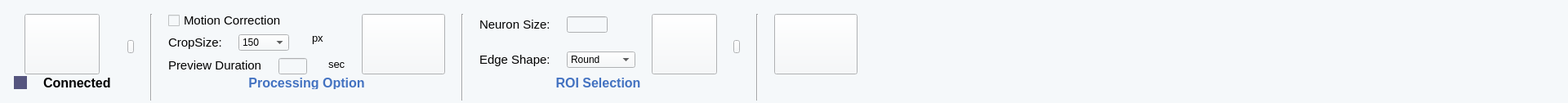
       <widget class="QWidget" name="widget_68" native="true">
        <property name="sizePolicy">
         <sizepolicy hsizetype="Preferred" vsizetype="Fixed">
          <horstretch>0</horstretch>
          <verstretch>0</verstretch>
         </sizepolicy>
        </property>
        <property name="minimumSize">
         <size>
          <width>1920</width>
          <height>126</height>
         </size>
        </property>
        <property name="maximumSize">
         <size>
          <width>16777215</width>
          <height>126</height>
         </size>
        </property>
        <property name="styleSheet">
         <string notr="true">background-color: rgb(245, 248, 250);</string>
        </property>
        <layout class="QFormLayout" name="formLayout">
         <item row="0" column="0">
          <layout class="QGridLayout" name="gridLayout_2">
           <property name="leftMargin">
            <number>6</number>
           </property>
           <property name="topMargin">
            <number>6</number>
           </property>
           <property name="rightMargin">
            <number>6</number>
           </property>
           <property name="bottomMargin">
            <number>6</number>
           </property>
           <property name="horizontalSpacing">
            <number>20</number>
           </property>
           <item row="0" column="0" rowspan="5" colspan="2" alignment="Qt::AlignHCenter">
            <widget class="QPushButton" name="OnScopeCamButton">
             <property name="sizePolicy">
              <sizepolicy hsizetype="Fixed" vsizetype="Fixed">
               <horstretch>0</horstretch>
               <verstretch>0</verstretch>
              </sizepolicy>
             </property>
             <property name="minimumSize">
              <size>
               <width>92</width>
               <height>74</height>
              </size>
             </property>
             <property name="maximumSize">
              <size>
               <width>92</width>
               <height>74</height>
              </size>
             </property>
             <property name="font">
              <font>
               <pointsize>11</pointsize>
              </font>
             </property>
             <property name="styleSheet">
              <string notr="true">border-image: url(:/online/Asset 14.png);</string>
             </property>
             <property name="text">
              <string/>
             </property>
            </widget>
           </item>
           <item row="0" column="3" rowspan="6">
            <widget class="Line" name="line">
             <property name="sizePolicy">
              <sizepolicy hsizetype="Fixed" vsizetype="Fixed">
               <horstretch>0</horstretch>
               <verstretch>0</verstretch>
              </sizepolicy>
             </property>
             <property name="minimumSize">
              <size>
               <width>2</width>
               <height>106</height>
              </size>
             </property>
             <property name="maximumSize">
              <size>
               <width>2</width>
               <height>106</height>
              </size>
             </property>
             <property name="orientation">
              <enum>Qt::Vertical</enum>
             </property>
            </widget>
           </item>
           <item row="0" column="4" colspan="3">
            <widget class="QCheckBox" name="OnMotionCorrectionCheck">
             <property name="sizePolicy">
              <sizepolicy hsizetype="Fixed" vsizetype="Fixed">
               <horstretch>0</horstretch>
               <verstretch>0</verstretch>
              </sizepolicy>
             </property>
             <property name="font">
              <font>
               <pointsize>11</pointsize>
              </font>
             </property>
             <property name="text">
              <string>Motion Correction</string>
             </property>
            </widget>
           </item>
           <item row="0" column="9" rowspan="5">
            <widget class="QPushButton" name="OnPreProcessingButton">
             <property name="sizePolicy">
              <sizepolicy hsizetype="Fixed" vsizetype="Fixed">
               <horstretch>0</horstretch>
               <verstretch>0</verstretch>
              </sizepolicy>
             </property>
             <property name="minimumSize">
              <size>
               <width>102</width>
               <height>74</height>
              </size>
             </property>
             <property name="maximumSize">
              <size>
               <width>102</width>
               <height>74</height>
              </size>
             </property>
             <property name="font">
              <font>
               <pointsize>11</pointsize>
              </font>
             </property>
             <property name="styleSheet">
              <string notr="true">border-image: url(:/online/Asset 23.png);</string>
             </property>
             <property name="text">
              <string/>
             </property>
            </widget>
           </item>
           <item row="0" column="10" rowspan="6">
            <widget class="Line" name="line_2">
             <property name="sizePolicy">
              <sizepolicy hsizetype="Fixed" vsizetype="Fixed">
               <horstretch>0</horstretch>
               <verstretch>0</verstretch>
              </sizepolicy>
             </property>
             <property name="minimumSize">
              <size>
               <width>2</width>
               <height>106</height>
              </size>
             </property>
             <property name="maximumSize">
              <size>
               <width>2</width>
               <height>106</height>
              </size>
             </property>
             <property name="orientation">
              <enum>Qt::Vertical</enum>
             </property>
            </widget>
           </item>
           <item row="0" column="11" rowspan="2">
            <widget class="QLabel" name="label_162">
             <property name="sizePolicy">
              <sizepolicy hsizetype="Fixed" vsizetype="Fixed">
               <horstretch>0</horstretch>
               <verstretch>0</verstretch>
              </sizepolicy>
             </property>
             <property name="font">
              <font>
               <pointsize>11</pointsize>
              </font>
             </property>
             <property name="text">
              <string>Neuron Size:</string>
             </property>
             <property name="alignment">
              <set>Qt::AlignLeading|Qt::AlignLeft|Qt::AlignTop</set>
             </property>
            </widget>
           </item>
           <item row="0" column="12" rowspan="2">
            <widget class="QLineEdit" name="OnNeuronSizeValue">
             <property name="minimumSize">
              <size>
               <width>50</width>
               <height>20</height>
              </size>
             </property>
             <property name="maximumSize">
              <size>
               <width>50</width>
               <height>20</height>
              </size>
             </property>
            </widget>
           </item>
           <item row="0" column="13" rowspan="5">
            <widget class="QPushButton" name="OnAutoROIButton">
             <property name="sizePolicy">
              <sizepolicy hsizetype="Fixed" vsizetype="Fixed">
               <horstretch>0</horstretch>
               <verstretch>0</verstretch>
              </sizepolicy>
             </property>
             <property name="minimumSize">
              <size>
               <width>80</width>
               <height>74</height>
              </size>
             </property>
             <property name="maximumSize">
              <size>
               <width>80</width>
               <height>74</height>
              </size>
             </property>
             <property name="font">
              <font>
               <pointsize>11</pointsize>
              </font>
             </property>
             <property name="styleSheet">
              <string notr="true">border-image: url(:/online/Asset 17.png);</string>
             </property>
             <property name="text">
              <string/>
             </property>
            </widget>
           </item>
           <item row="0" column="15" rowspan="6">
            <widget class="Line" name="line_3">
             <property name="sizePolicy">
              <sizepolicy hsizetype="Fixed" vsizetype="Fixed">
               <horstretch>0</horstretch>
               <verstretch>0</verstretch>
              </sizepolicy>
             </property>
             <property name="minimumSize">
              <size>
               <width>2</width>
               <height>106</height>
              </size>
             </property>
             <property name="maximumSize">
              <size>
               <width>2</width>
               <height>106</height>
              </size>
             </property>
             <property name="orientation">
              <enum>Qt::Vertical</enum>
             </property>
            </widget>
           </item>
           <item row="0" column="16" rowspan="5">
            <widget class="QPushButton" name="OnRealtimeProcessButton">
             <property name="minimumSize">
              <size>
               <width>102</width>
               <height>74</height>
              </size>
             </property>
             <property name="maximumSize">
              <size>
               <width>102</width>
               <height>74</height>
              </size>
             </property>
             <property name="font">
              <font>
               <pointsize>11</pointsize>
              </font>
             </property>
             <property name="styleSheet">
              <string notr="true">border-image: url(:/online/Asset 24.png);</string>
             </property>
             <property name="text">
              <string/>
             </property>
            </widget>
           </item>
           <item row="1" column="4" rowspan="3">
            <widget class="QLabel" name="label_161">
             <property name="sizePolicy">
              <sizepolicy hsizetype="Fixed" vsizetype="Fixed">
               <horstretch>0</horstretch>
               <verstretch>0</verstretch>
              </sizepolicy>
             </property>
             <property name="font">
              <font>
               <pointsize>11</pointsize>
              </font>
             </property>
             <property name="text">
              <string>CropSize:</string>
             </property>
             <property name="alignment">
              <set>Qt::AlignLeading|Qt::AlignLeft|Qt::AlignTop</set>
             </property>
            </widget>
           </item>
           <item row="1" column="5" rowspan="3" colspan="2">
            <widget class="QComboBox" name="OnCropSizeValue">
             <property name="sizePolicy">
              <sizepolicy hsizetype="Fixed" vsizetype="Fixed">
               <horstretch>0</horstretch>
               <verstretch>0</verstretch>
              </sizepolicy>
             </property>
             <property name="minimumSize">
              <size>
               <width>62</width>
               <height>20</height>
              </size>
             </property>
             <property name="maximumSize">
              <size>
               <width>62</width>
               <height>20</height>
              </size>
             </property>
             <item>
              <property name="text">
               <string>150</string>
              </property>
             </item>
             <item>
              <property name="text">
               <string>300</string>
              </property>
             </item>
            </widget>
           </item>
           <item row="1" column="7" rowspan="2" colspan="2">
            <widget class="QLabel" name="label_160">
             <property name="sizePolicy">
              <sizepolicy hsizetype="Fixed" vsizetype="Fixed">
               <horstretch>0</horstretch>
               <verstretch>0</verstretch>
              </sizepolicy>
             </property>
             <property name="font">
              <font>
               <pointsize>10</pointsize>
              </font>
             </property>
             <property name="text">
              <string>px</string>
             </property>
             <property name="alignment">
              <set>Qt::AlignLeading|Qt::AlignLeft|Qt::AlignTop</set>
             </property>
            </widget>
           </item>
           <item row="2" column="2" rowspan="2">
            <widget class="QPushButton" name="OnScopeShowButton">
             <property name="sizePolicy">
              <sizepolicy hsizetype="Fixed" vsizetype="Fixed">
               <horstretch>0</horstretch>
               <verstretch>0</verstretch>
              </sizepolicy>
             </property>
             <property name="minimumSize">
              <size>
               <width>8</width>
               <height>16</height>
              </size>
             </property>
             <property name="maximumSize">
              <size>
               <width>8</width>
               <height>16</height>
              </size>
             </property>
             <property name="styleSheet">
              <string notr="true">border-image: url(:/online/Arrow.png);</string>
             </property>
             <property name="text">
              <string/>
             </property>
            </widget>
           </item>
           <item row="2" column="14" rowspan="2">
            <widget class="QPushButton" name="OnROIShowButton">
             <property name="minimumSize">
              <size>
               <width>8</width>
               <height>16</height>
              </size>
             </property>
             <property name="maximumSize">
              <size>
               <width>8</width>
               <height>16</height>
              </size>
             </property>
             <property name="styleSheet">
              <string notr="true">border-image: url(:/online/Arrow.png);</string>
             </property>
             <property name="text">
              <string/>
             </property>
            </widget>
           </item>
           <item row="3" column="11" rowspan="2">
            <widget class="QLabel" name="label_166">
             <property name="sizePolicy">
              <sizepolicy hsizetype="Fixed" vsizetype="Fixed">
               <horstretch>0</horstretch>
               <verstretch>0</verstretch>
              </sizepolicy>
             </property>
             <property name="font">
              <font>
               <pointsize>11</pointsize>
              </font>
             </property>
             <property name="text">
              <string>Edge Shape:</string>
             </property>
             <property name="alignment">
              <set>Qt::AlignLeading|Qt::AlignLeft|Qt::AlignTop</set>
             </property>
            </widget>
           </item>
           <item row="3" column="12" rowspan="2">
            <widget class="QComboBox" name="OnEdgeShapeValue">
             <property name="minimumSize">
              <size>
               <width>84</width>
               <height>20</height>
              </size>
             </property>
             <property name="maximumSize">
              <size>
               <width>84</width>
               <height>20</height>
              </size>
             </property>
             <item>
              <property name="text">
               <string>Round</string>
              </property>
             </item>
             <item>
              <property name="text">
               <string>Freehand</string>
              </property>
             </item>
            </widget>
           </item>
           <item row="4" column="4" colspan="2">
            <widget class="QLabel" name="label_163">
             <property name="sizePolicy">
              <sizepolicy hsizetype="Fixed" vsizetype="Fixed">
               <horstretch>0</horstretch>
               <verstretch>0</verstretch>
              </sizepolicy>
             </property>
             <property name="font">
              <font>
               <pointsize>11</pointsize>
              </font>
             </property>
             <property name="text">
              <string>Preview Duration</string>
             </property>
             <property name="alignment">
              <set>Qt::AlignLeading|Qt::AlignLeft|Qt::AlignTop</set>
             </property>
            </widget>
           </item>
           <item row="4" column="6" colspan="2">
            <widget class="QLineEdit" name="OnPreDurationValue">
             <property name="minimumSize">
              <size>
               <width>35</width>
               <height>20</height>
              </size>
             </property>
             <property name="maximumSize">
              <size>
               <width>35</width>
               <height>20</height>
              </size>
             </property>
            </widget>
           </item>
           <item row="4" column="8">
            <widget class="QLabel" name="label_219">
             <property name="sizePolicy">
              <sizepolicy hsizetype="Fixed" vsizetype="Fixed">
               <horstretch>0</horstretch>
               <verstretch>0</verstretch>
              </sizepolicy>
             </property>
             <property name="font">
              <font>
               <pointsize>10</pointsize>
              </font>
             </property>
             <property name="text">
              <string>sec</string>
             </property>
             <property name="alignment">
              <set>Qt::AlignLeading|Qt::AlignLeft|Qt::AlignTop</set>
             </property>
            </widget>
           </item>
           <item row="5" column="0">
            <widget class="QWidget" name="OnScopeCamSign" native="true">
             <property name="minimumSize">
              <size>
               <width>16</width>
               <height>16</height>
              </size>
             </property>
             <property name="maximumSize">
              <size>
               <width>16</width>
               <height>16</height>
              </size>
             </property>
             <property name="styleSheet">
              <string notr="true">background-color: rgb(85, 85, 127);</string>
             </property>
            </widget>
           </item>
           <item row="5" column="1">
            <widget class="QLabel" name="OnScopeCamSign_2">
             <property name="font">
              <font>
               <pointsize>12</pointsize>
               <weight>75</weight>
               <bold>true</bold>
              </font>
             </property>
             <property name="text">
              <string>Connected</string>
             </property>
            </widget>
           </item>
           <item row="5" column="4" colspan="6">
            <widget class="QLabel" name="label_159">
             <property name="font">
              <font>
               <pointsize>12</pointsize>
               <weight>75</weight>
               <bold>true</bold>
              </font>
             </property>
             <property name="styleSheet">
              <string notr="true">color: rgb(67, 114, 193);</string>
             </property>
             <property name="text">
              <string>Processing Option</string>
             </property>
             <property name="alignment">
              <set>Qt::AlignCenter</set>
             </property>
            </widget>
           </item>
           <item row="5" column="11" colspan="3">
            <widget class="QLabel" name="label_164">
             <property name="font">
              <font>
               <pointsize>12</pointsize>
               <weight>75</weight>
               <bold>true</bold>
              </font>
             </property>
             <property name="styleSheet">
              <string notr="true">color: rgb(67, 114, 193);</string>
             </property>
             <property name="text">
              <string>ROI Selection</string>
             </property>
             <property name="alignment">
              <set>Qt::AlignCenter</set>
             </property>
            </widget>
           </item>
          </layout>
         </item>
        </layout>
       </widget>
